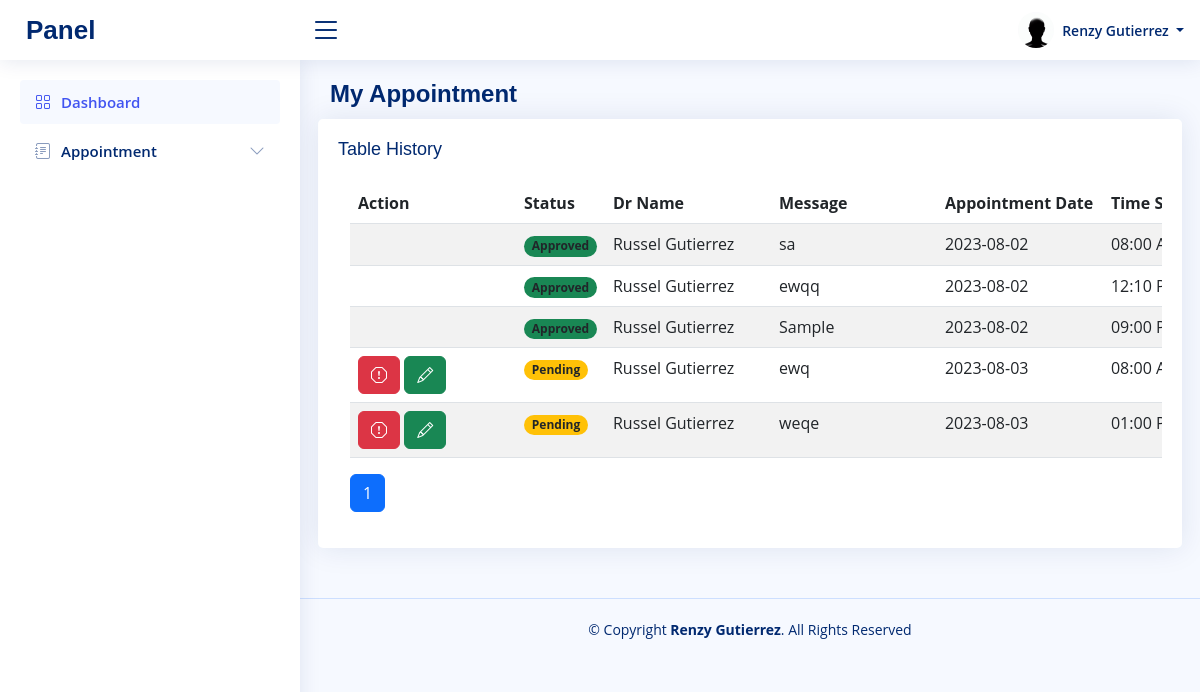
Page /pages/my_appointment.php (signed in) on the committed database.
### tables this page shows
CREATE TABLE `tbl_appointment` (
  `id` int(11) NOT NULL,
  `appointment_date` date NOT NULL,
  `appointment_time` time NOT NULL,
  `appointment_time_end` time DEFAULT NULL,
  `patient_id` int(11) NOT NULL,
  `doctor_id` int(11) NOT NULL,
  `message` varchar(255) NOT NULL,
  `remarks_dissapprove` varchar(255) DEFAULT NULL,
  `idate` datetime NOT NULL DEFAULT current_timestamp(),
  `status_id` int(11) NOT NULL DEFAULT 3,
  `active` tinyint(1) NOT NULL DEFAULT 1
);

CREATE TABLE `tbl_status` (
  `id` int(11) NOT NULL,
  `name` varchar(255) NOT NULL,
  `descrption` varchar(255) NOT NULL,
  `class` varchar(255) NOT NULL,
  `idate` datetime NOT NULL DEFAULT current_timestamp(),
  `active` tinyint(1) NOT NULL DEFAULT 1
);

### PHP/set_connection.php (called while the page is built, shortened)
<?php
require '../PHP/MysqlCon.php';
$Conn = new SqlCon();
?>

### PHP/MysqlCon.php (called while the page is built, shortened)
<?php
class SqlCon{
    function SqlConParamSelect($sqltext,$arr,$pdo){
      $sql = $sqltext;
      $statement =  $pdo->prepare($sql);
      $statement->execute($arr);
      $data = $statement->fetchAll(PDO::FETCH_ASSOC);
      return $data;
    }
}
?>

### PHP/HospitalappController/table/my_appointment_table.php (the view, shortened to what this page needs)
<?php
$userid = $_SESSION['iid'];
$sqltext = "CALL my_appointment_history_get(:Iid)";
$arraydata= array(
    'Iid' => "$userid");
$data = $Conn->SqlConParamSelect($sqltext,$arraydata,$pdo);
$totalItems = count($data);
$itemsPerPage = 5;
$currentPage = isset($_GET['page']) ? $_GET['page'] : 1;
$startIndex = ($currentPage - 1) * $itemsPerPage;
$currentPageData = array_slice($data, $startIndex, $itemsPerPage);
?>
<div class="table-responsive">
    <table class="table table-striped">
        <thead>
            <tr>
                <th>Action</th>
                <th>Status</th>
                <th>Dr Name</th>
                <th>Message</th>
                <th>Appointment Date</th>
                <th>Time Start</th>
            </tr>
        </thead>
        <tbody>
            <?php foreach ($currentPageData as $row):
                  $currentstat = $row['istatus'];
                  $origtimefrom = $row['appointment_time'];
                  $doctorname = $row['Doctor_Name'];
                  $timeFormatFrom = "";
                 if(!empty($origtimefrom))
                 {
                  $timestamp = strtotime($origtimefrom);
                  $timeFormatFrom = date('h:i A', $timestamp);
                 }
                ?>
                <tr>
                    <td class="text-wrap">
                      <?php if ($currentstat != "Approved" && $currentstat != "Disapproved" && $currentstat != "Cancel" ) { ?>
                         <div class="fixed-cell-width">
                           <button type="button" data-bs-toggle="tooltip" data-bs-placement="top" data-bs-original-title="Cancel Appointment" id="btncancel" class="btn btn-danger">
                               <i class="bi bi-exclamation-octagon"></i>
                           </button>
                           <button type="button" data-bs-toggle="tooltip" data-bs-placement="top" data-bs-original-title="Reschedule" id="btnresched" class="btn btn-success">
                               <i class="bi bi-pencil"></i>
                           </button>
                         </div>
                      <?php }; ?>
                    </td>
                    <td class="text-wrap">
                      <span class="badge rounded-pill <?php echo $row['class']; ?> text-dark">
                        <?php echo $currentstat ?>
                      </span>
                    </td>
                    <td class="text-wrap">
                      <div class="fixed-cell-width">
                        <?php echo $doctorname ?>
                        </div>
                    </td>
                    <td class="text-wrap">
                        <div class="fixed-cell-width">
                            <?php echo $row['message']; ?>
                        </div>
                    </td>
                    <td class="text-wrap">
                      <div class="fixed-cell-width">
                        <?php echo $row['appointment_date']; ?>
                      </div>
                    </td>
                    <td class="text-wrap">
                      <div class="fixed-cell-width">
                        <?php echo $timeFormatFrom; ?>
                      </div>
                    </td>
                </tr>
            <?php endforeach; ?>
        </tbody>
    </table>
    <div class="pagination">
      <ul class="pagination justify-content-center">
         <?php
          $totalPages = ceil($totalItems / $itemsPerPage);
          for ($i = 1; $i <= $totalPages; $i++) {
              echo '<li class="page-item';
              if ($i == $currentPage) {
                  echo ' active';
              }
              echo '"><a class="page-link" href="?page=' . $i . '">' . $i . '</a></li>';
          }
          ?>
        </ul>
    </div>
</div>

### static/css/style.css (style rules this page uses)
:root { scroll-behavior: smooth; }
body { font-family: "Open Sans", sans-serif; background: #f6f9ff; color: #444444; }
a { color: #4154f1; text-decoration: none; }

### static/css/admin_customstyle.css (style rules this page uses)
.fixed-cell-width { width: 150px; }

### rows in the picture
tbl_appointment: status.descrption "Approved", doctorname "Russel Gutierrez", message "sa", appointment_date "2023-08-02", appointment_time "08:00…"
tbl_appointment: status.descrption "Approved", doctorname "Russel Gutierrez", message "ewqq", appointment_date "2023-08-02", appointment_time "12:10…"
tbl_appointment: status.descrption "Approved", doctorname "Russel Gutierrez", message "Sample", appointment_date "2023-08-02", appointment_time "09:00…"
tbl_appointment: status.descrption "Pending", doctorname "Russel Gutierrez", message "ewq", appointment_date "2023-08-03", appointment_time "08:00…"
tbl_appointment: status.descrption "Pending", doctorname "Russel Gutierrez", message "weqe", appointment_date "2023-08-03", appointment_time "01:00…"

### other values in the picture
$id "Renzy Gutierrez"
